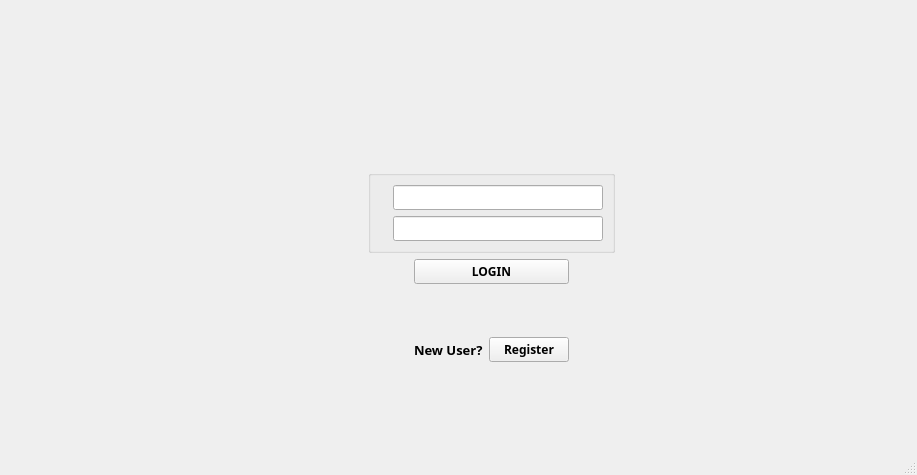
<?xml version="1.0" encoding="UTF-8"?>
<ui version="4.0">
 <class>Login</class>
 <widget class="QMainWindow" name="Login">
  <property name="geometry">
   <rect>
    <x>0</x>
    <y>0</y>
    <width>917</width>
    <height>475</height>
   </rect>
  </property>
  <property name="font">
   <font>
    <family>Montserrat</family>
    <weight>75</weight>
    <bold>true</bold>
   </font>
  </property>
  <property name="cursor">
   <cursorShape>ArrowCursor</cursorShape>
  </property>
  <property name="windowTitle">
   <string>MainWindow</string>
  </property>
  <property name="styleSheet">
   <string notr="true"/>
  </property>
  <widget class="QWidget" name="centralwidget">
   <layout class="QGridLayout" name="gridLayout_2">
    <item row="1" column="0">
     <spacer name="horizontalSpacer_4">
      <property name="orientation">
       <enum>Qt::Horizontal</enum>
      </property>
      <property name="sizeHint" stdset="0">
       <size>
        <width>40</width>
        <height>20</height>
       </size>
      </property>
     </spacer>
    </item>
    <item row="2" column="1">
     <spacer name="verticalSpacer_2">
      <property name="orientation">
       <enum>Qt::Vertical</enum>
      </property>
      <property name="sizeHint" stdset="0">
       <size>
        <width>20</width>
        <height>40</height>
       </size>
      </property>
     </spacer>
    </item>
    <item row="0" column="1">
     <spacer name="verticalSpacer">
      <property name="orientation">
       <enum>Qt::Vertical</enum>
      </property>
      <property name="sizeHint" stdset="0">
       <size>
        <width>20</width>
        <height>40</height>
       </size>
      </property>
     </spacer>
    </item>
    <item row="1" column="2">
     <spacer name="horizontalSpacer_5">
      <property name="orientation">
       <enum>Qt::Horizontal</enum>
      </property>
      <property name="sizeHint" stdset="0">
       <size>
        <width>40</width>
        <height>20</height>
       </size>
      </property>
     </spacer>
    </item>
    <item row="1" column="1">
     <layout class="QGridLayout" name="gridLayout" rowstretch="0,0,0,0,0,0" columnstretch="0,0,0,0,0,0">
      <property name="sizeConstraint">
       <enum>QLayout::SetMinAndMaxSize</enum>
      </property>
      <item row="5" column="0">
       <spacer name="verticalSpacer_4">
        <property name="orientation">
         <enum>Qt::Vertical</enum>
        </property>
        <property name="sizeHint" stdset="0">
         <size>
          <width>20</width>
          <height>40</height>
         </size>
        </property>
       </spacer>
      </item>
      <item row="0" column="0">
       <spacer name="verticalSpacer_6">
        <property name="orientation">
         <enum>Qt::Vertical</enum>
        </property>
        <property name="sizeHint" stdset="0">
         <size>
          <width>20</width>
          <height>40</height>
         </size>
        </property>
       </spacer>
      </item>
      <item row="0" column="2" colspan="4">
       <spacer name="verticalSpacer_3">
        <property name="orientation">
         <enum>Qt::Vertical</enum>
        </property>
        <property name="sizeType">
         <enum>QSizePolicy::Fixed</enum>
        </property>
        <property name="sizeHint" stdset="0">
         <size>
          <width>20</width>
          <height>47</height>
         </size>
        </property>
       </spacer>
      </item>
      <item row="4" column="0">
       <spacer name="verticalSpacer_5">
        <property name="orientation">
         <enum>Qt::Vertical</enum>
        </property>
        <property name="sizeHint" stdset="0">
         <size>
          <width>20</width>
          <height>40</height>
         </size>
        </property>
       </spacer>
      </item>
      <item row="5" column="2">
       <spacer name="horizontalSpacer">
        <property name="orientation">
         <enum>Qt::Horizontal</enum>
        </property>
        <property name="sizeHint" stdset="0">
         <size>
          <width>40</width>
          <height>20</height>
         </size>
        </property>
       </spacer>
      </item>
      <item row="2" column="0" rowspan="2">
       <widget class="QLabel" name="label">
        <property name="minimumSize">
         <size>
          <width>0</width>
          <height>0</height>
         </size>
        </property>
        <property name="maximumSize">
         <size>
          <width>300</width>
          <height>230</height>
         </size>
        </property>
        <property name="text">
         <string/>
        </property>
        <property name="pixmap">
         <pixmap>../../../../ERP/venv/application/images/what-is-erp-diagram.png</pixmap>
        </property>
        <property name="scaledContents">
         <bool>true</bool>
        </property>
       </widget>
      </item>
      <item row="1" column="0">
       <spacer name="verticalSpacer_7">
        <property name="orientation">
         <enum>Qt::Vertical</enum>
        </property>
        <property name="sizeHint" stdset="0">
         <size>
          <width>20</width>
          <height>40</height>
         </size>
        </property>
       </spacer>
      </item>
      <item row="5" column="5">
       <spacer name="horizontalSpacer_2">
        <property name="orientation">
         <enum>Qt::Horizontal</enum>
        </property>
        <property name="sizeHint" stdset="0">
         <size>
          <width>40</width>
          <height>20</height>
         </size>
        </property>
       </spacer>
      </item>
      <item row="2" column="1" rowspan="2">
       <spacer name="horizontalSpacer_3">
        <property name="orientation">
         <enum>Qt::Horizontal</enum>
        </property>
        <property name="sizeHint" stdset="0">
         <size>
          <width>40</width>
          <height>20</height>
         </size>
        </property>
       </spacer>
      </item>
      <item row="3" column="3" colspan="2">
       <widget class="QPushButton" name="loginBtn">
        <property name="text">
         <string>LOGIN</string>
        </property>
       </widget>
      </item>
      <item row="2" column="2" colspan="4">
       <widget class="QGroupBox" name="groupBox">
        <property name="styleSheet">
         <string notr="true"/>
        </property>
        <property name="title">
         <string/>
        </property>
        <property name="flat">
         <bool>true</bool>
        </property>
        <layout class="QGridLayout" name="gridLayout_3">
         <item row="0" column="0">
          <layout class="QFormLayout" name="formLayout">
           <property name="formAlignment">
            <set>Qt::AlignLeading|Qt::AlignLeft|Qt::AlignVCenter</set>
           </property>
           <item row="0" column="0">
            <widget class="QLabel" name="label_2">
             <property name="maximumSize">
              <size>
               <width>20</width>
               <height>20</height>
              </size>
             </property>
             <property name="text">
              <string/>
             </property>
             <property name="pixmap">
              <pixmap>../../../../../fontawesome-free-5.9.0-desktop/svgs/solid/user-alt.svg</pixmap>
             </property>
             <property name="scaledContents">
              <bool>true</bool>
             </property>
             <property name="alignment">
              <set>Qt::AlignCenter</set>
             </property>
            </widget>
           </item>
           <item row="0" column="1">
            <widget class="QLineEdit" name="usernameEdit">
             <property name="minimumSize">
              <size>
               <width>200</width>
               <height>0</height>
              </size>
             </property>
            </widget>
           </item>
           <item row="1" column="0">
            <widget class="QLabel" name="label_3">
             <property name="maximumSize">
              <size>
               <width>20</width>
               <height>20</height>
              </size>
             </property>
             <property name="text">
              <string/>
             </property>
             <property name="pixmap">
              <pixmap>../../../../../fontawesome-free-5.9.0-desktop/svgs/solid/lock.svg</pixmap>
             </property>
             <property name="scaledContents">
              <bool>true</bool>
             </property>
             <property name="alignment">
              <set>Qt::AlignCenter</set>
             </property>
            </widget>
           </item>
           <item row="1" column="1">
            <widget class="QLineEdit" name="passwordEdit">
             <property name="minimumSize">
              <size>
               <width>200</width>
               <height>0</height>
              </size>
             </property>
            </widget>
           </item>
          </layout>
         </item>
        </layout>
       </widget>
      </item>
      <item row="5" column="3">
       <widget class="QLabel" name="label_4">
        <property name="font">
         <font>
          <pointsize>10</pointsize>
          <italic>false</italic>
          <underline>false</underline>
         </font>
        </property>
        <property name="text">
         <string>New User?</string>
        </property>
       </widget>
      </item>
      <item row="5" column="4">
       <widget class="QPushButton" name="registerBtn">
        <property name="font">
         <font>
          <weight>75</weight>
          <bold>true</bold>
         </font>
        </property>
        <property name="styleSheet">
         <string notr="true"/>
        </property>
        <property name="text">
         <string>Register</string>
        </property>
       </widget>
      </item>
     </layout>
    </item>
   </layout>
  </widget>
  <widget class="QStatusBar" name="statusbar"/>
 </widget>
 <resources/>
 <connections/>
</ui>
